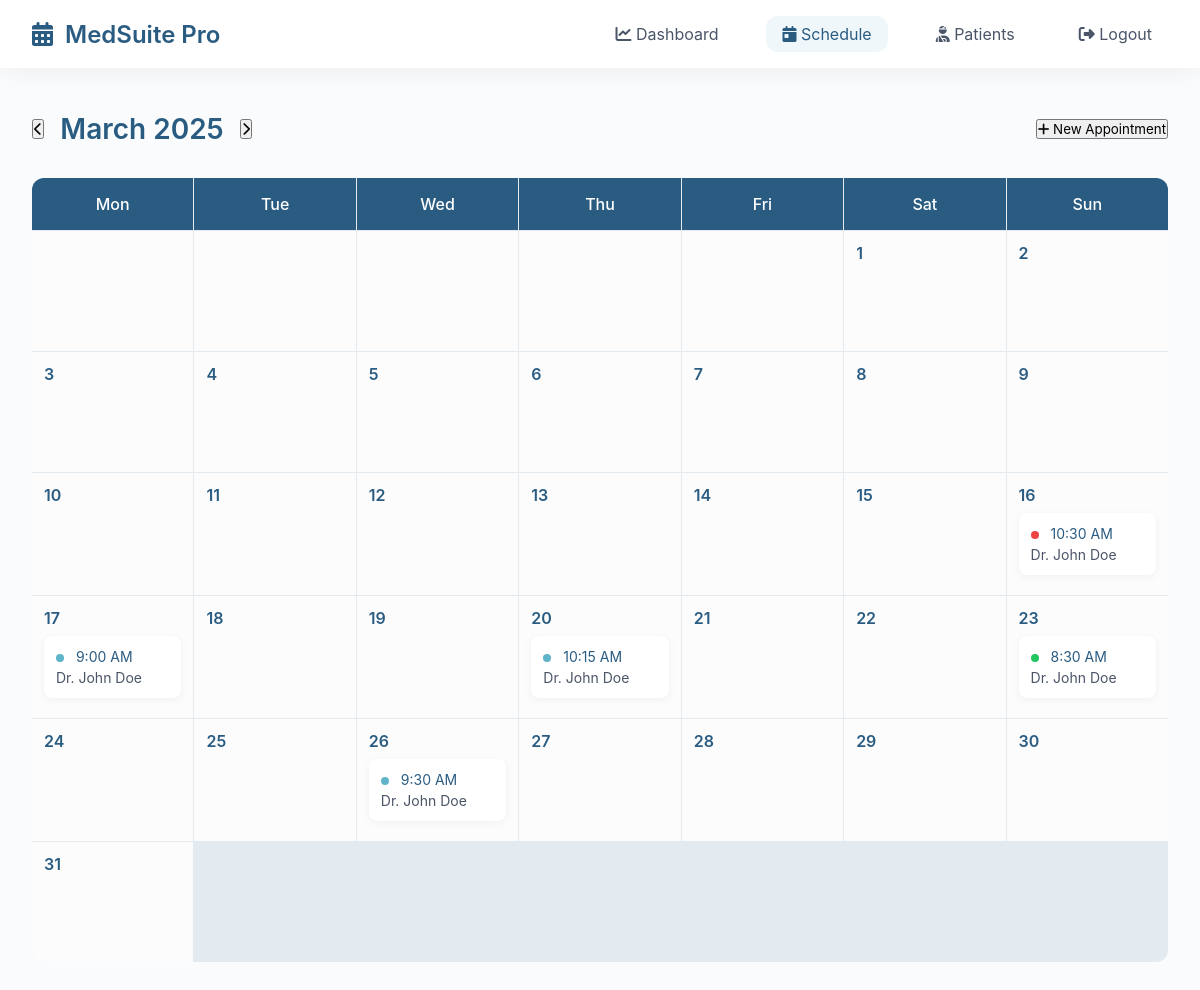
The app's page /schedule.php (signed in) with its own data.
### tables this page shows
CREATE TABLE `appointments` (
  `appointment_id` int(11) NOT NULL,
  `patient_id` int(11) NOT NULL,
  `doctor_id` int(11) NOT NULL,
  `appointment_date` date NOT NULL,
  `appointment_time` time NOT NULL,
  `status` enum('scheduled','completed','cancelled') DEFAULT 'scheduled',
  `notes` text,
  `created_at` datetime DEFAULT CURRENT_TIMESTAMP
);

CREATE TABLE `doctors` (
  `doctor_id` int(11) NOT NULL,
  `first_name` varchar(50) NOT NULL,
  `last_name` varchar(50) NOT NULL,
  `email` varchar(100) NOT NULL,
  `phone` varchar(20) DEFAULT NULL,
  `specialty` varchar(100) NOT NULL,
  `password_hash` varchar(255) NOT NULL,
  `created_at` datetime DEFAULT CURRENT_TIMESTAMP
);

### schedule.php (the view, shortened to what this page needs)
<?php
require_once 'config.php';
$currentDate = new DateTime();
$year = isset($_GET['year']) ? intval($_GET['year']) : $currentDate->format('Y');
$month = isset($_GET['month']) ? intval($_GET['month']) : $currentDate->format('n');
$calendarDate = new DateTime("$year-$month-01");
try {
    if ($_SESSION['role'] === 'doctor') {
        $appointmentsQuery = "SELECT a.*, p.first_name, p.last_name
                            FROM appointments a
                            JOIN patients p ON a.patient_id = p.patient_id
                            WHERE a.doctor_id = ?
                            AND YEAR(appointment_date) = ?
                            AND MONTH(appointment_date) = ?";
    } else {
        $appointmentsQuery = "SELECT a.*, d.first_name, d.last_name
                            FROM appointments a
                            JOIN doctors d ON a.doctor_id = d.doctor_id
                            WHERE a.patient_id = ?
                            AND YEAR(appointment_date) = ?
                            AND MONTH(appointment_date) = ?";
    }
    $stmt = $pdo->prepare($appointmentsQuery);
    $stmt->execute([$_SESSION['user_id'], $year, $month]);
    $appointments = $stmt->fetchAll();
} catch (PDOException $e) {
    error_log("Database Error: " . $e->getMessage());
    $appointments = [];
}
$calendar = [];
$daysInMonth = $calendarDate->format('t');
$firstDayOfWeek = (int)$calendarDate->format('N');
for ($i = 1; $i < $firstDayOfWeek; $i++) {
    $calendar[] = ['type' => 'empty'];
}
for ($day = 1; $day <= $daysInMonth; $day++) {
    $date = new DateTime("$year-$month-$day");
    $dayAppointments = array_filter($appointments, function($apt) use ($date) {
        return (new DateTime($apt['appointment_date']))->format('Y-m-d') === $date->format('Y-m-d');
    });
    $calendar[] = [
        'type' => 'day',
        'date' => $date,
        'appointments' => $dayAppointments
    ];
}
?>
<!DOCTYPE html>
<html lang="en">
<head>
    <link rel="stylesheet" href="https://cdnjs.cloudflare.com/ajax/libs/font-awesome/6.4.0/css/all.min.css">
</head>
<body>
    <nav class="top-nav">
        <div class="nav-brand">
            <i class="fas fa-calendar-alt"></i>
            MedSuite Pro
        </div>
        <div class="nav-links">
            <a href="doctor_dashboard.php" class="nav-link">
                <i class="fas fa-chart-line"></i>
                Dashboard
            </a>
            <a href="schedule.php" class="nav-link active">
                <i class="fas fa-calendar-day"></i>
                Schedule
            </a>
            <a href="patients.php" class="nav-link">
                <i class="fas fa-user-injured"></i>
                Patients
            </a>
            <a href="logout.php" class="nav-link">
                <i class="fas fa-sign-out-alt"></i>
                Logout
            </a>
        </div>
    </nav>
    <main class="main-content">
        <div class="calendar-header">
            <div class="calendar-nav">
                <button class="btn-icon" onclick="navigateMonth(-1)">
                    <i class="fas fa-chevron-left"></i>
                </button>
                <h2 class="calendar-title">
                    <?= $calendarDate->format('F Y') ?>
                </h2>
                <button class="btn-icon" onclick="navigateMonth(1)">
                    <i class="fas fa-chevron-right"></i>
                </button>
            </div>
            <button class="btn-primary" onclick="showNewAppointmentModal()">
                <i class="fas fa-plus"></i>
                New Appointment
            </button>
        </div>
        <div class="calendar-grid">
            <div class="calendar-day-header">Mon</div>
            <div class="calendar-day-header">Tue</div>
            <div class="calendar-day-header">Wed</div>
            <div class="calendar-day-header">Thu</div>
            <div class="calendar-day-header">Fri</div>
            <div class="calendar-day-header">Sat</div>
            <div class="calendar-day-header">Sun</div>
            <?php foreach ($calendar as $day): ?>
                <div class="calendar-day">
                    <?php if ($day['type'] === 'day'): ?>
                        <div class="calendar-date">
                            <?= $day['date']->format('j') ?>
                        </div>
                        <div class="appointments-list">
                            <?php foreach ($day['appointments'] as $apt): ?>
                                <div class="appointment-card"
                                     data-appointment-id="<?= $apt['appointment_id'] ?>">
                                    <div class="appointment-time">
                                        <span class="status-indicator status-<?= $apt['status'] ?>"></span>
                                        <?= date('g:i A', strtotime($apt['appointment_time'])) ?>
                                    </div>
                                    <div class="appointment-patient">
                                        <?php if ($_SESSION['role'] === 'doctor'): ?>
                                            <?= htmlspecialchars($apt['first_name']) ?> <?= htmlspecialchars($apt['last_name']) ?>
                                        <?php else: ?>
                                            Dr. <?= htmlspecialchars($apt['first_name']) ?> <?= htmlspecialchars($apt['last_name']) ?>
                                        <?php endif; ?>
                                    </div>
                                </div>
                            <?php endforeach; ?>
                        </div>
                    <?php endif; ?>
                </div>
            <?php endforeach; ?>
        </div>
    </main>
</body>
</html>

### schedule.php (style rules this page uses)
:root { --primary: #2A5C82; --primary-dark: #1E425B; --accent: #5FB4C9; --transition: all 0.4s cubic-bezier(0.23, 1, 0.32, 1); --radius: 12px; --glass: rgba(255, 255, 255, 0.88); }
* { margin: 0; padding: 0; box-sizing: border-box; font-family: 'Inter', system-ui, sans-serif; }
body { background: #F9FBFD; color: #2D3748; }
.top-nav { background: var(--glass); backdrop-filter: blur(12px); padding: 1rem 2rem; display: flex; justify-content: space-between; align-items: center; box-shadow: 0 4px 24px rgba(0, 0, 0, 0.05); position: fixed; width: 100%; top: 0; z-index: 1000; }
.nav-brand { font-size: 1.5rem; font-weight: 600; color: var(--primary); display: flex; align-items: center; gap: 0.75rem; }
.nav-links { display: flex; gap: 2rem; align-items: center; }
.nav-link { color: #4A5568; text-decoration: none; padding: 0.5rem 1rem; border-radius: var(--radius); transition: var(--transition); }
.nav-link:hover, .nav-link.active { background: rgba(95, 180, 201, 0.1); color: var(--primary); }
.main-content { margin-top: 80px; padding: 2rem; }
.calendar-header { display: flex; justify-content: space-between; align-items: center; margin-bottom: 2rem; }
.calendar-nav { display: flex; align-items: center; gap: 1rem; }
.calendar-title { font-size: 1.75rem; font-weight: 600; color: var(--primary); }
.calendar-grid { display: grid; grid-template-columns: repeat(7, 1fr); gap: 1px; background: rgba(42, 92, 130, 0.1); border-radius: var(--radius); overflow: hidden; }
.calendar-day-header { padding: 1rem; background: var(--primary); color: white; text-align: center; font-weight: 500; }
.calendar-day { min-height: 120px; background: var(--glass); padding: 0.75rem; position: relative; transition: var(--transition); }
.calendar-date { font-weight: 600; color: var(--primary); margin-bottom: 0.5rem; }
.appointment-card { background: white; padding: 0.75rem; margin-bottom: 0.5rem; border-radius: 8px; box-shadow: 0 2px 8px rgba(0, 0, 0, 0.05); cursor: pointer; transition: var(--transition); }
.appointment-time { font-size: 0.875rem; color: var(--primary); margin-bottom: 0.25rem; }
.appointment-patient { font-size: 0.875rem; color: #4A5568; }
.status-indicator { width: 8px; height: 8px; border-radius: 50%; display: inline-block; margin-right: 0.5rem; }
.status-scheduled { background: #5FB4C9; }
.status-completed { background: #22C55E; }
.status-cancelled { background: #EF4444; }

### records on screen
appointments: appointment_time "10:30 AM", doctor.first_name "John", doctor.last_name "Doe"
appointments: appointment_time "9:00 AM", doctor.first_name "John", doctor.last_name "Doe"
appointments: appointment_time "10:15 AM", doctor.first_name "John", doctor.last_name "Doe"
appointments: appointment_time "8:30 AM", doctor.first_name "John", doctor.last_name "Doe"
appointments: appointment_time "9:30 AM", doctor.first_name "John", doctor.last_name "Doe"

### other values on screen
$calendarDate->format('F Y') "March 2025"
$day['date']->format('j') "1"
$day['date']->format('j') "2"
$day['date']->format('j') "3"
$day['date']->format('j') "4"
$day['date']->format('j') "5"
$day['date']->format('j') "6"
$day['date']->format('j') "7"
$day['date']->format('j') "8"
$day['date']->format('j') "9"
$day['date']->format('j') "10"
$day['date']->format('j') "11"
$day['date']->format('j') "12"
$day['date']->format('j') "13"
$day['date']->format('j') "14"
